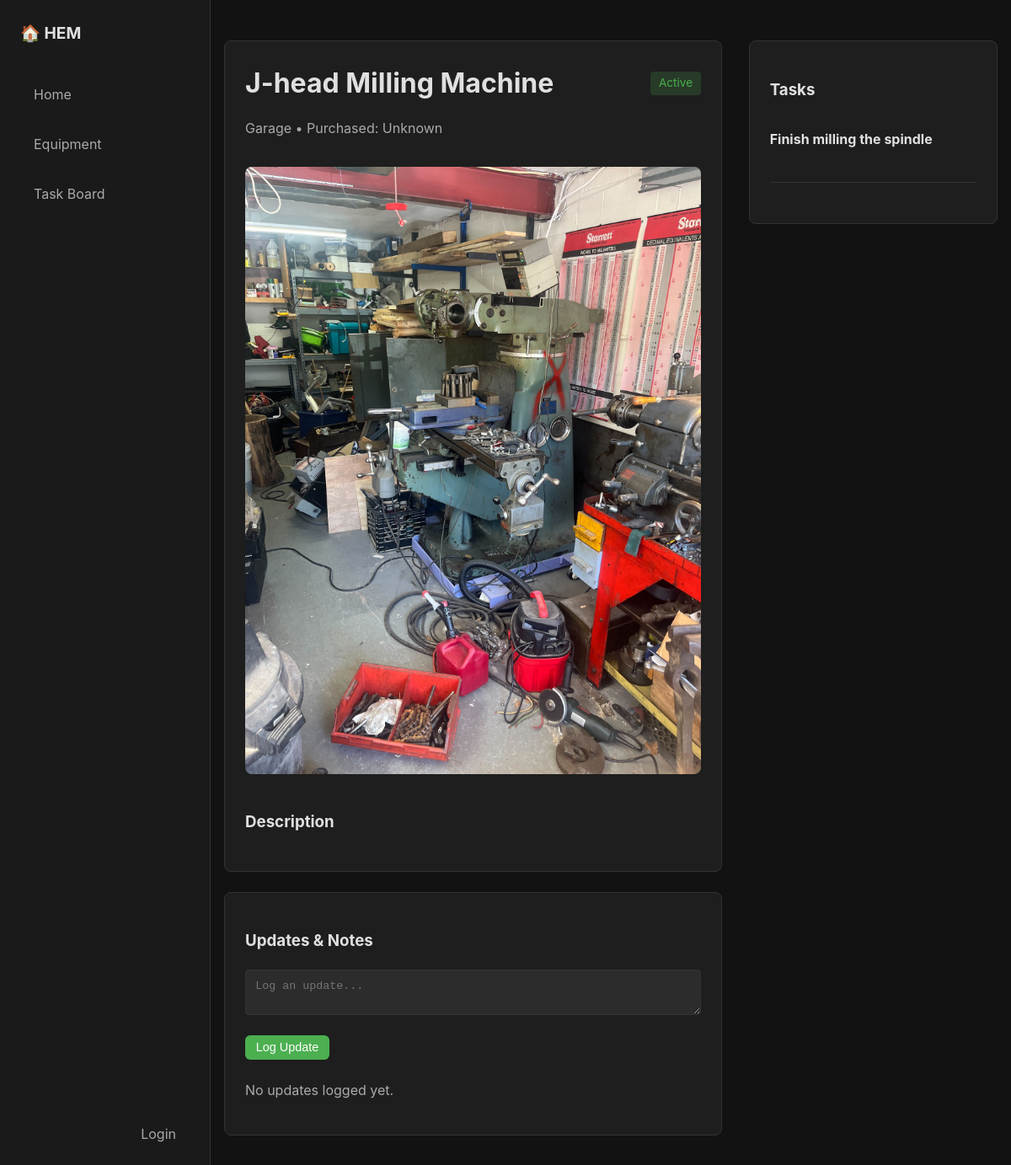
The page /equipment/3/ on the database its author committed.
### equipment/models.py (models this page shows, shortened)
class Equipment(models.Model):
    STATUS_CHOICES = [
        ('active', 'Active'),
        ('maintenance', 'Needs Maintenance'),
        ('broken', 'Broken'),
        ('stored', 'Stored'),
        ('retired', 'Retired'),
    ]
    name = models.CharField(max_length=200)
    description = models.TextField(blank=True)
    status = models.CharField(max_length=20, choices=STATUS_CHOICES, default='active')
    image = models.ImageField(upload_to='equipment/', blank=True, null=True)
    location = models.CharField(max_length=200, blank=True)
    purchase_date = models.DateField(blank=True, null=True)
    created_at = models.DateTimeField(auto_now_add=True)
    updated_at = models.DateTimeField(auto_now=True)

class Task(models.Model):
    assignee = models.ForeignKey('auth.User', on_delete=models.SET_NULL, null=True, blank=True, related_name='assigned_tasks', help_text='User assigned to this task')
    STATUS_CHOICES = [
        ('icebox', 'Icebox'),
        ('todo', 'To Do'),
        ('in_progress', 'In Progress'),
        ('done', 'Done'),
    ]
    equipment = models.ForeignKey(Equipment, on_delete=models.CASCADE, related_name='tasks')
    title = models.CharField(max_length=200)
    description = models.TextField(blank=True)
    due_date = models.DateField(blank=True, null=True)
    completed = models.BooleanField(default=False)
    status = models.CharField(max_length=20, choices=STATUS_CHOICES, default='todo')
    created_at = models.DateTimeField(auto_now_add=True)
    updated_at = models.DateTimeField(auto_now=True)
    RECURRENCE_CHOICES = [
        (None, 'Does not repeat'),
        ('daily', 'Daily'),
        ('weekly', 'Weekly'),
        ('monthly', 'Monthly'),
        ('yearly', 'Yearly'),
    ]
    recurrence = models.CharField(max_length=10, choices=RECURRENCE_CHOICES, blank=True, null=True, default=None)
    next_due_date = models.DateField(blank=True, null=True, help_text="Next due date for recurring tasks")

### equipment/views.py (the view)
# urls.py: path('equipment/<int:pk>/', views.equipment_detail, name='equipment_detail'),
def equipment_detail(request, pk):
    equipment = get_object_or_404(Equipment, pk=pk)
    tasks = equipment.tasks.all().order_by('completed', 'due_date')
    updates = equipment.updates.all().order_by('-timestamp')
    task_form = TaskForm()
    update_form = UpdateForm()
    return render(request, 'equipment/detail.html', {
        'equipment': equipment,
        'tasks': tasks,
        'updates': updates,
        'task_form': task_form,
        'update_form': update_form,
    })

### equipment/forms.py
class TaskForm(forms.ModelForm):
    class Meta:
        model = Task
        fields = ['title', 'description', 'status', 'due_date', 'recurrence', 'assignee']
        widgets = {
            'due_date': forms.DateInput(attrs={'type': 'date'}),
            'description': forms.Textarea(attrs={'rows': 2, 'placeholder': 'Optional details...'}),
        }

class UpdateForm(forms.ModelForm):
    class Meta:
        model = Update
        fields = ['content']
        widgets = {
            'content': forms.Textarea(attrs={'rows': 2, 'placeholder': 'Log an update...'}),
        }

### templates/equipment/detail.html (shortened to what this page needs)
{% extends 'base.html' %}
{% block content %}
<div style="display: grid; grid-template-columns: 2fr 1fr; gap: 2rem;">
    <div>
        <div class="card">
            <div class="flex flex-between">
                <h1 style="margin: 0;">{{ equipment.name }}</h1>
                <span class="status-badge status-{{ equipment.status }}">{{ equipment.get_status_display }}</span>
            </div>
            <p class="text-secondary">
                {{ equipment.location }} • Purchased: {{ equipment.purchase_date|default:"Unknown" }}</p>
            {% if equipment.image %}
            <img src="{{ equipment.image.url }}" alt="{{ equipment.name }}"
                style="max-width: 100%; border-radius: 8px; margin: 1rem 0;">
            {% endif %}
            <div style="margin-top: 1rem;">
                <h3>Description</h3>
            </div>
        </div>
        <div class="card">
            <h3>Updates & Notes</h3>
            <form hx-post="{% url 'add_update' equipment.pk %}" hx-target="#update-list" hx-swap="innerHTML"
                hx-on::after-request="this.reset()">
                {{ update_form.content }}
                <button type="submit" class="btn btn-small">Log Update</button>
            </form>
            <div id="update-list" style="margin-top: 1.5rem;">
                {% include 'equipment/partials/update_list.html' %}
            </div>
        </div>
    </div>
    <div>
        <div class="card">
            <h3>Tasks</h3>
            <div id="task-list">
                {% include 'equipment/partials/task_list.html' %}
            </div>
            <hr style="border: 0; border-top: 1px solid var(--border); margin: 1.5rem 0;">
        </div>
    </div>
</div>
{% endblock %}

### templates/equipment/partials/task_list.html (shortened to what this page needs)
{% if tasks %}
{% for task in tasks %}
<div class="task-item flex flex-between {% if task.completed %}completed{% endif %}">
    <div class="flex">
        <div style="display: flex; gap: 1rem; align-items: center; width: 100%;">
            <div style="flex-grow: 1;">
                <a href="{% url 'task_detail' task.pk %}" style="text-decoration: none; color: inherit;">
                    <strong>{{ task.title }}</strong></a>
            </div>
        </div>
    </div>
</div>
{% endfor %}
{% else %}
<p class="text-secondary">No tasks for this item.</p>
{% endif %}

### templates/base.html (style rules this page uses)
:root { --bg-body: #121212; --bg-card: #1E1E1E; --text-primary: #E0E0E0; --text-secondary: #AAAAAA; --accent: #4CAF50; --accent-hover: #45a049; --danger: #e57373; --border: #333; --font-family: 'Inter', system-ui, -apple-system, sans-serif; }
body { font-family: var(--font-family); background-color: var(--bg-body); color: var(--text-primary); margin: 0; padding: 0; line-height: 1.6; }
.btn { display: inline-block; background-color: var(--accent); color: white; padding: 0.6rem 1.2rem; border-radius: 6px; text-decoration: none; font-weight: 500; cursor: pointer; border: none; transition: background 0.2s; }
.btn-small { padding: 0.4rem 0.8rem; font-size: 0.9rem; }
.card { background-color: var(--bg-card); border: 1px solid var(--border); border-radius: 8px; padding: 1.5rem; margin-bottom: 1.5rem; }
input[type="text"], input[type="date"], textarea, select, input[type="file"] { width: 100%; padding: 0.7rem; margin-bottom: 1rem; background-color: #2C2C2C; border: 1px solid var(--border); color: var(--text-primary); border-radius: 4px; box-sizing: border-box; }
.flex { display: flex; gap: 1rem; align-items: center; }
.flex-between { justify-content: space-between; }
.text-secondary { color: var(--text-secondary); }
.status-badge { padding: 0.2rem 0.6rem; border-radius: 4px; font-size: 0.85rem; background: #333; }
.status-active { background: rgba(76, 175, 80, 0.2); color: #4CAF50; }
.task-item { padding: 0.8rem 0; border-bottom: 1px solid var(--border); }
.task-item:last-child { border-bottom: none; }

### rows shown on the page
Equipment: name "J-head Milling Machine", status "Active", location "Garage", purchase_date "Unknown", image (picture)
Task: title "Finish milling the spindle"
